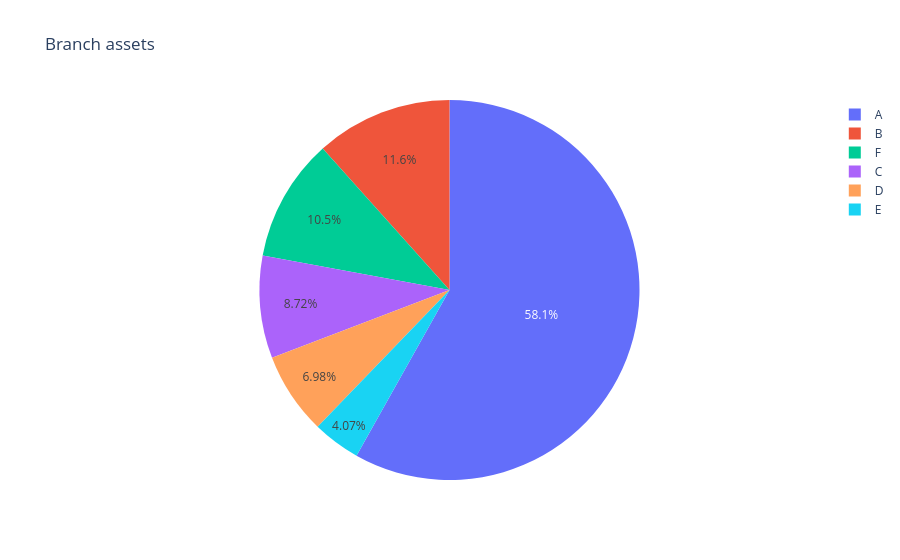

Notebook code for this chart:
### Code cell
import plotly.express as px

fig = px.pie(ass_count, values='assets', names='branch_name', title='Branch assets')
fig.show()

### Figure 1 — Plotly figure (JSON) as saved in the notebook; plotly's stock layout.template omitted (floating-point values rounded to 4 significant figures)
{"data": [{"domain": {"x": [0, 1], "y": [0, 1]}, "hovertemplate": "branch_name=%{label}<br>assets=%{value}<extra></extra>", "labels": ["A", "B", "C", "D", "E", "F"], "legendgroup": "", "name": "", "showlegend": true, "type": "pie", "values": [100000, 20000, 15000, 12000, 7000, 18000]}], "layout": {"legend": {"tracegroupgap": 0}, "title": {"text": "Branch assets"}}}
